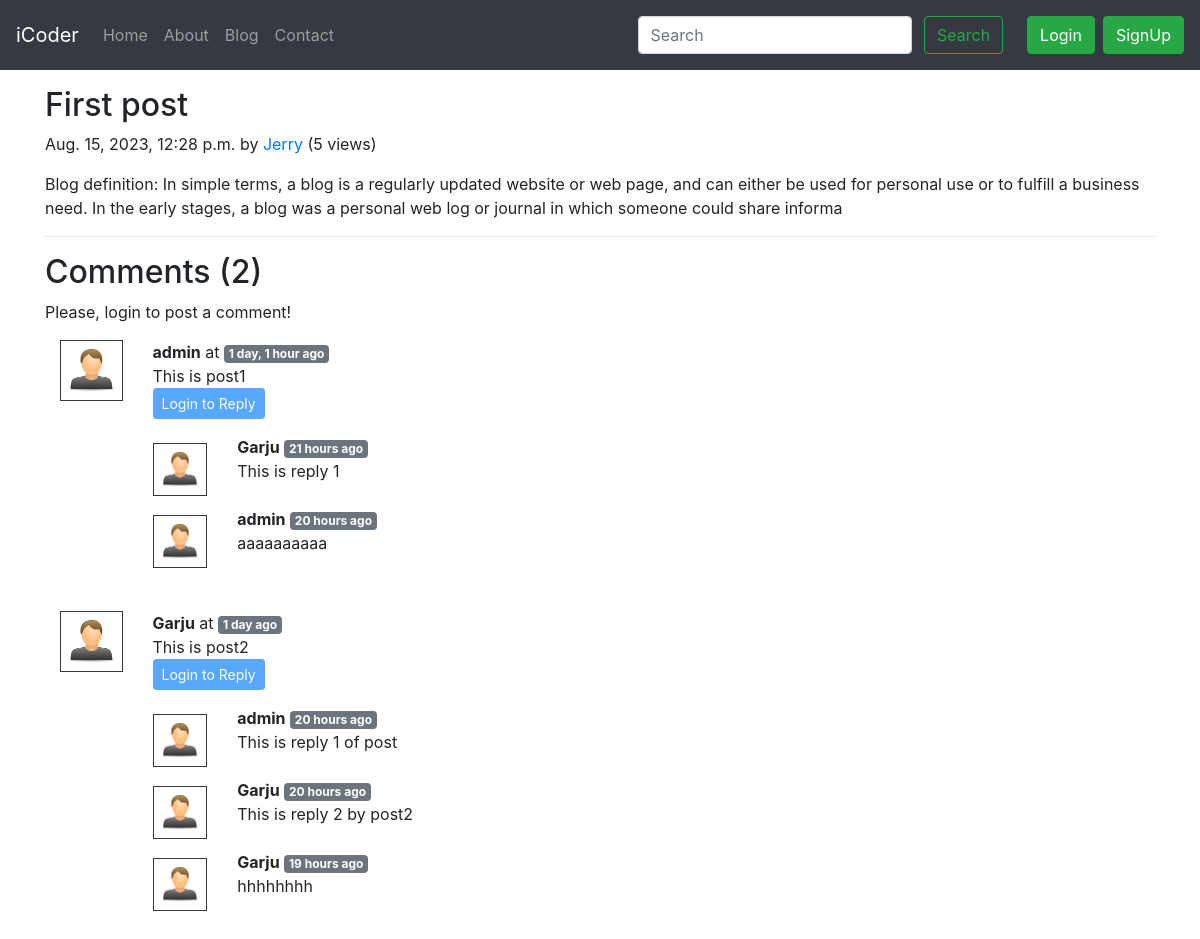
/blog/first-post, run on the app's committed database.
### blog/models.py (models this page shows)
class Post(models.Model):
    sno = models.AutoField(primary_key=True)
    title = models.CharField(max_length=255)
    content = models.TextField(max_length=255)
    author = models.CharField(max_length=25)
    slug = models.CharField(max_length=130)
    views = models.IntegerField(default=0)
    timeStamp = models.DateTimeField(blank=True)
    def __str__(self):
        return self.title

class BlogComment(models.Model):
    sno = models.AutoField(primary_key=True)
    comment = models.TextField()
    user = models.ForeignKey(User, on_delete=models.CASCADE)
    post = models.ForeignKey(Post, on_delete=models.CASCADE)
    parent = models.ForeignKey('self', on_delete=models.CASCADE, null=True)
    timestamp = models.DateTimeField(default=now)
    def __str__(self):
        return self.comment[0:15] + "... by " + self.user.username

### blog/views.py (the view)
# urls.py: path('<str:slug>', views.blogPost, name='blogPost'),
def blogPost(request, slug):
    post = Post.objects.filter(slug=slug).first()
    post.views = post.views + 1
    post.save()
    comments = BlogComment.objects.filter(post=post, parent=None)
    replies = BlogComment.objects.filter(post=post).exclude(parent=None) # != same as exclude()
    replyDict = {}
    for reply in replies:
        if reply.parent.sno not in replyDict.keys():
            replyDict[reply.parent.sno] = [reply]
        else:
            replyDict[reply.parent.sno].append(reply)
    print(comments, replies)
    print(post)
    context = {'post': post, 'comments': comments, 'user': request.user, 'replyDict': replyDict}
    return render(request, 'blog/blogPost.html', context)

### blog/templatetags/extras.py (called while the page is built)
@register.filter(name='get_val')
def get_val(dict, key):
    return dict.get(key)

### templates/blog/blogPost.html (shortened to what this page needs)
{% extends 'base.html' %}
{% block body %}
{% load humanize %}
{% load extras %}
<div class="container my-3">
    <h2 class="blog-post-title">{{ post.title }}</h2>
    <p class="blog-post-meta">{{ post.timeStamp }} by <a href="#">{{ post.author }}</a>
        (<span>{{ post.views }} views</span>)
    </p>
    <p>{{ post.content }}</p>
    <hr>
</div>
<div class="container">
    <h2>Comments ({{ comments.count }})</h2>
    <div class="my-2">
        {% if user.is_authenticated %}
            <form action="/blog/postComment" method="post">
                {% csrf_token %}
                <div class="form-group">
                    <label for="exampleInputEmail1">Post Comment</label>
                    <input type="text"  class="form-control"  name="comment"  placeholder="Enter your comments here">
                </div>
                <input type="hidden" name="postSno"  value="{{ post.sno }}">
                <input type="hidden" name="parentSno"  value="">
                <button type="submit" class="btn btn-primary">Submit</button>
            </form>
        {% else %}
            <p>Please, login to post a comment!</p>
        {% endif %}
    </div>
    {% for comment in comments %}
        <div class="row my-3 mx-0">
            <div class="col-md-1">
                <img class="w-100 p-2 border  border-dark" src="/static/img/user.png" alt="user">
            </div>
            <div class="col-md-11">
                <b>{{ comment.user.username }}</b> at
                <span class="badge badge-secondary"> {{ comment.timestamp | naturaltime }}</span>
                <div>{{ comment.comment }}</div>
                <div class="reply mx-0">
                    {% if user.is_authenticated %}
                        <button class="btn btn-sm btn-primary" type="button" data-toggle="collapse" data-target="#replyBox{{ comment.sno }}" aria-expanded="false" aria-controls="replyBox{{ comment.sno }}">
                            Reply
                        </button>
                        <div class="collapse" id="replyBox{{ comment.sno }}">
                            <div class="card card-body my-2">
                                <form action="/blog/postComment" method="post">
                                    {% csrf_token %}
                                    <div class="form-group">
                                        <label for="comment">Post a reply</label>
                                        <input type="text"  class="form-control"  name="comment"   placeholder="Enter your comments here">
                                        <input type="hidden" name="parentSno"  value="{{ comment.sno }}">
                                    </div>
                                    <input type="hidden" name="postSno"  value="{{ post.sno }}">
                                    <button type="submit" class="btn btn-primary">Submit</button>
                                </form>
                            </div>
                        </div>
                    {% else %}
                        <button class="btn btn-sm btn-primary" type="button" disabled data-toggle="collapse" data-target="#replyBox{{ comment.sno }}" aria-expanded="false" aria-controls="replyBox{{ comment.sno }}">
                            Login to Reply
                        </button>
                    {% endif %}
                    <div class="replies my-3">
                         {% for reply in replyDict|get_val:comment.sno %} {% comment %}get_val is custom filter{% endcomment %}
                         <div class="row">
                            <div class="col-md-1 my-2">
                                <img class="w-100 p-2 border  border-dark" src="/static/img/user.png" alt="user">
                            </div>
                            <div class="col-md-11">
                                <b>{{ reply.user.username }}</b>
                                <span class="badge badge-secondary"> {{ reply.timestamp | naturaltime }}</span>
                                <div>{{ reply.comment }}</div>
                                <br>
                            </div>
                         </div>
                        {% endfor %}
                    </div>
                </div>
            </div>
        </div>
    {% endfor %}
</div>
{% endblock body %}

### templates/base.html (shortened to what this page needs)
<!doctype html>
<html lang="en">
  <head>
    <link rel="stylesheet" href="https://cdn.jsdelivr.net/npm/bootstrap@4.4.1/dist/css/bootstrap.min.css">
  </head>
  <body>
    <nav class="navbar navbar-expand-lg navbar-dark bg-dark">
        <a class="navbar-brand" href="/">iCoder</a>
        <div class="collapse navbar-collapse" id="navbarSupportedContent">
          <ul class="navbar-nav mr-auto">
            <li class="nav-item {% block homeactive %}{% endblock homeactive %}">
              <a class="nav-link" href="/">Home <span class="sr-only">(current)</span></a>
            </li>
            <li class="nav-item {% block aboutactive %}{% endblock aboutactive %}">
              <a class="nav-link" href="/about">About</a>
            </li>
            <li class="nav-item {% block blogactive %}{% endblock blogactive %}">
              <a class="nav-link" href="/blog">Blog</a>
            </li>
            <li class="nav-item {% block contactactive %}{% endblock contactactive %}">
              <a class="nav-link" href="/contact">Contact</a>
            </li>
          </ul>
          <div class="ml-auto form-inline ">
            <form method="get" action="/search" class="my-2 my-lg-0 mx-3">
              <input class="form-control mr-sm-2" type="search" placeholder="Search" aria-label="Search"  name="query"  id="query">
              <button class="btn btn-outline-success my-2 my-sm-0" type="submit">Search</button>
            </form>
            {% if user.is_authenticated %}
            <ul class="navbar-nav mr-2">
              <li class="nav-item dropdown">
                <a class="nav-link dropdown-toggle" href="#" id="navbarDropdown" role="button" data-toggle="dropdown" aria-haspopup="true" aria-expanded="false">
                  Welcome {{ request.user }}
                </a>
                <div class="dropdown-menu" aria-labelledby="navbarDropdown">
                  <a class="dropdown-item" href="/logout">Logout</a>
                </div>
              </li>
            </ul>
          {% else %}
            <button type="button" class="btn btn-success m-2" data-toggle="modal" data-target="#loginModal">
            Login
          </button>
            <button type="button" class="btn btn-success" data-toggle="modal" data-target="#signupModal">
              SignUp
            </button>
          {% endif %}
        </div>
        </div>
      </nav>
      {% block body %}{% endblock body %}
  </body>
</html>

### data on the page
Post: title "First post", timeStamp "Aug. 15, 2023, 12:28 p.m.", author "Jerry", views "5", content "Blog definition: In simple terms, a blog is a regularly updated website or web page, and can either be used for personal use or to fulfill a business need. In the early stages, a blog was a personal web log or journal in which someone could share informa"
BlogComment: user.username "admin", timestamp "1 day, 1 hour ago", comment "This is post1"
BlogComment: user.username "Garju", timestamp "21 hours ago", comment "This is reply 1"
BlogComment: user.username "admin", timestamp "20 hours ago", comment "aaaaaaaaaa"
BlogComment: user.username "Garju", timestamp "1 day ago", comment "This is post2"
BlogComment: user.username "admin", timestamp "20 hours ago", comment "This is reply 1 of post"
BlogComment: user.username "Garju", timestamp "20 hours ago", comment "This is reply 2 by post2"
BlogComment: user.username "Garju", timestamp "19 hours ago", comment "hhhhhhhh"

### other printed values
{{ comments.count }} "2"
